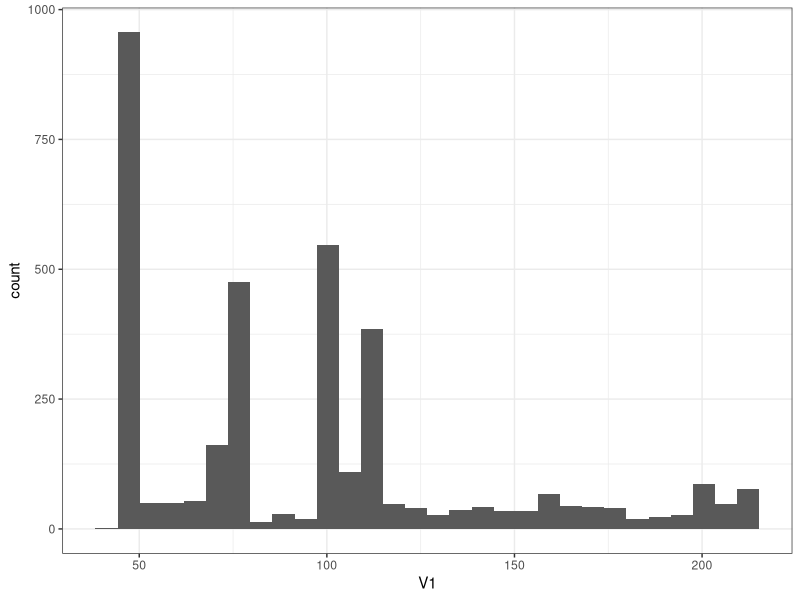

The R source for this figure:
library(ggplot2)

dat <- read.table("Gap_Distribution.txt", header=F, sep='\t')

pdf("Gap_Distribution.pdf", height=5, width=5)
ggplot(dat, aes(x=V1)) + geom_histogram() + theme_bw() 
dev.off()
